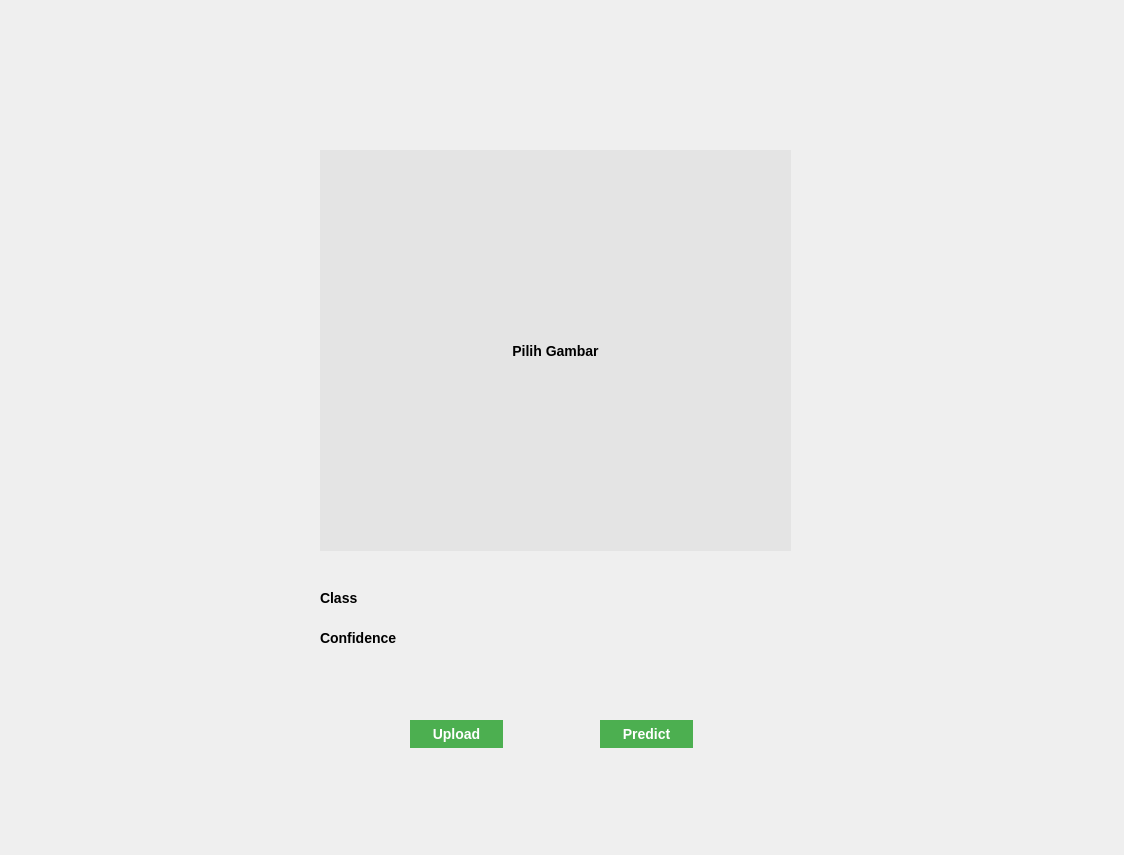
<?xml version="1.0" encoding="UTF-8"?>
<ui version="4.0">
 <class>Dialog</class>
 <widget class="QDialog" name="Dialog">
  <property name="geometry">
   <rect>
    <x>0</x>
    <y>0</y>
    <width>1124</width>
    <height>855</height>
   </rect>
  </property>
  <property name="windowTitle">
   <string>Dialog</string>
  </property>
  <property name="styleSheet">
   <string notr="true">background-color: rgb(239, 239, 239);</string>
  </property>
  <widget class="QLabel" name="label_originalImage">
   <property name="geometry">
    <rect>
     <x>320</x>
     <y>150</y>
     <width>471</width>
     <height>401</height>
    </rect>
   </property>
   <property name="styleSheet">
    <string notr="true">background-color: rgb(228, 228, 228);
font-weight: 500;
font-family: 'Segoe UI', Tahoma, Geneva, Verdana, sans-serif;
font-size: 14px;</string>
   </property>
   <property name="text">
    <string>Pilih Gambar</string>
   </property>
   <property name="alignment">
    <set>Qt::AlignCenter</set>
   </property>
  </widget>
  <widget class="QPushButton" name="button_loadCitra">
   <property name="geometry">
    <rect>
     <x>410</x>
     <y>720</y>
     <width>93</width>
     <height>28</height>
    </rect>
   </property>
   <property name="styleSheet">
    <string notr="true">background-color: #4CAF50; 
color: white; 
border: none;
cursor: pointer; 
font-size: 14px;
font-weight: bold;
font-family: 'Segoe UI', Tahoma, Geneva, Verdana, sans-serif;</string>
   </property>
   <property name="text">
    <string>Upload</string>
   </property>
  </widget>
  <widget class="QPushButton" name="button_predict">
   <property name="geometry">
    <rect>
     <x>600</x>
     <y>720</y>
     <width>93</width>
     <height>28</height>
    </rect>
   </property>
   <property name="styleSheet">
    <string notr="true">background-color: #4CAF50; 
color: white; 
border: none;
cursor: pointer; 
font-size: 14px;
font-weight: bold;
font-family: 'Segoe UI', Tahoma, Geneva, Verdana, sans-serif;</string>
   </property>
   <property name="text">
    <string>Predict</string>
   </property>
  </widget>
  <widget class="QLabel" name="label_probability">
   <property name="geometry">
    <rect>
     <x>320</x>
     <y>590</y>
     <width>71</width>
     <height>16</height>
    </rect>
   </property>
   <property name="styleSheet">
    <string notr="true">font-weight: 500;
font-family: 'Segoe UI', Tahoma, Geneva, Verdana, sans-serif;
font-size: 14px;</string>
   </property>
   <property name="text">
    <string>Class</string>
   </property>
  </widget>
  <widget class="QLabel" name="label_prediction">
   <property name="geometry">
    <rect>
     <x>320</x>
     <y>630</y>
     <width>81</width>
     <height>16</height>
    </rect>
   </property>
   <property name="styleSheet">
    <string notr="true">font-weight: 500;
font-family: 'Segoe UI', Tahoma, Geneva, Verdana, sans-serif;
font-size: 14px;</string>
   </property>
   <property name="text">
    <string>Confidence</string>
   </property>
  </widget>
  <widget class="QLabel" name="label_predict_output">
   <property name="geometry">
    <rect>
     <x>410</x>
     <y>590</y>
     <width>151</width>
     <height>16</height>
    </rect>
   </property>
   <property name="styleSheet">
    <string notr="true">font-weight: 500;
font-family: 'Segoe UI', Tahoma, Geneva, Verdana, sans-serif;
font-size: 14px;</string>
   </property>
   <property name="text">
    <string/>
   </property>
  </widget>
  <widget class="QLabel" name="label_proba_output">
   <property name="geometry">
    <rect>
     <x>410</x>
     <y>630</y>
     <width>161</width>
     <height>16</height>
    </rect>
   </property>
   <property name="styleSheet">
    <string notr="true">font-weight: 500;
font-family: 'Segoe UI', Tahoma, Geneva, Verdana, sans-serif;
font-size: 14px;</string>
   </property>
   <property name="text">
    <string/>
   </property>
  </widget>
 </widget>
 <resources/>
 <connections/>
</ui>
